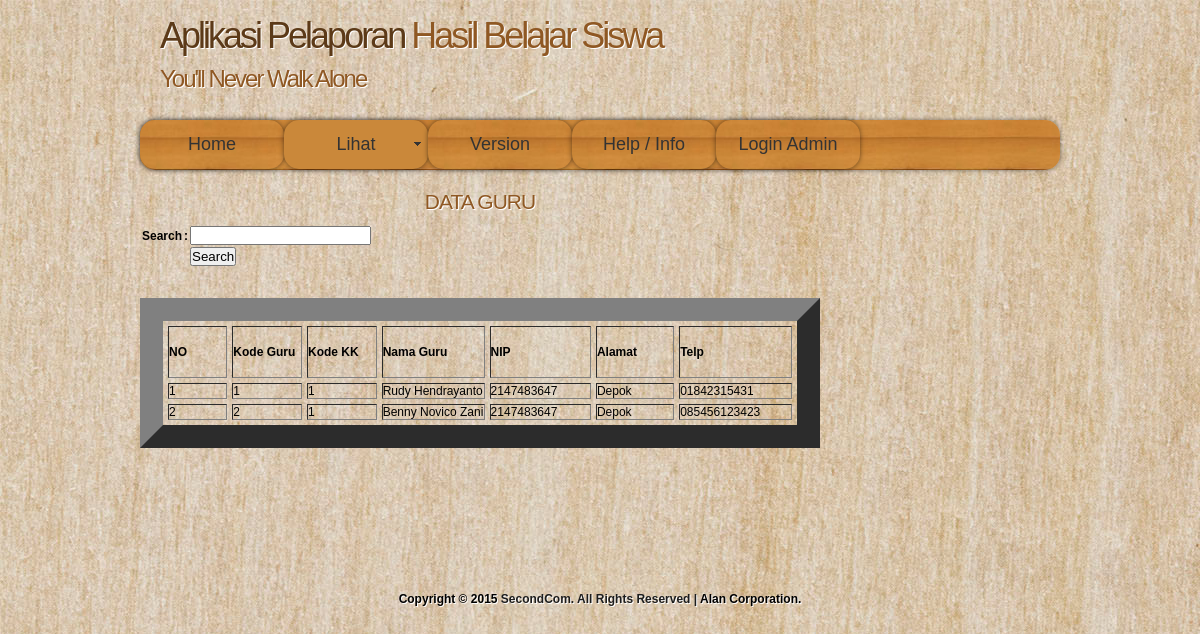
/ukAlan/user/tampil_guru.php, run on the app's committed database.
### tables this page shows
CREATE TABLE IF NOT EXISTS `guru` (
  `Kode_guru` char(5) NOT NULL,
  `Kode_kk` char(5) NOT NULL,
  `Nama_guru` varchar(20) NOT NULL,
  `NIP` char(15) NOT NULL,
  `Alamat_guru` varchar(30) NOT NULL,
  `Telp_guru` varchar(12) NOT NULL,
  PRIMARY KEY (`Kode_guru`)
);

### ukAlan/user/tampil_guru.php (the view, shortened to what this page needs)
<?php require_once('../Connections/koneksi.php'); ?>
<?php
$maxRows_guru = 10;
$pageNum_guru = 0;
$startRow_guru = $pageNum_guru * $maxRows_guru;
$query_guru = "SELECT * FROM guru";
$query_limit_guru = sprintf("%s LIMIT %d, %d", $query_guru, $startRow_guru, $maxRows_guru);
$guru = mysql_query($query_limit_guru, $koneksi) or die(mysql_error());
$row_guru = mysql_fetch_assoc($guru);
?>
<!DOCTYPE html PUBLIC "-//W3C//DTD XHTML 1.1//EN" "http://www.w3.org/TR/xhtml11/DTD/xhtml11.dtd">
<html xmlns="http://www.w3.org/1999/xhtml" xml:lang="en">
<head>
  <link rel="stylesheet" type="text/css" href="../css/style.css" />
<link href="../SpryAssets/SpryMenuBarHorizontal.css" rel="stylesheet" type="text/css" />
</head>
<body>
  <div id="main">
    <div id="header">
	  <div id="banner">
	    <div id="welcome">
	      <h1><span>Aplikasi Pelaporan</span> Hasil Belajar Siswa</h1>
	    </div>
	    <div id="welcome_slogan">
	      <h1>You'll Never Walk Alone</h1>
	    </div>
	  </div>
    </div>
	<div id="menubar">
     <ul id="MenuBar1" class="MenuBarHorizontal">
<li class="current"><a href="../index.php">Home</a></li>
         <li><a class="MenuBarItemSubmenu" href="#">Lihat</a>
    </li>
         <li><a href="version.php">Version</a></li>
          <li><a href="help.php">Help / Info</a></li>
           <li><a href="../login">Login Admin</a></li>
</ul>
</div>
</div>
	<div id="site_content">
	  <div class="sidebar_container">
      </div>
	  <div id="content">
        <div class="content_item">
        <h1><div align="center">DATA GURU</div></h1>
        <div align="left">
<form action="" method="post" enctype="multipart/form-data" name="form1">
<table width="200" border="0">
  <tr>
    <td width="47"><strong>Search</strong></td>
    <td width="10"><strong>:</strong></td>
    <td width="129">
      <label>
        <input type="text" name="search" id="search" />
      </label>
    </td>
  </tr>
  <tr>
    <td>&nbsp;</td>
    <td>&nbsp;</td>
    <td>
      <label>
        <input type="submit" name="search2" id="search2" value="Search" />
      </label>
    </td>
  </tr>
</table>
</form>
</div>
<p>&nbsp;</p>
        <div align="center">
        <table border="23" align="center" cellpadding="5" cellspacing="5">
          <tr>
            <td width="300px" height="50"><strong>NO</strong></td>
            <td width="300px" height="50"><strong>Kode Guru</strong></td>
            <td width="300px" height="50"><strong>Kode KK</strong></td>
            <td width="300px" height="50"><strong>Nama Guru</strong></td>
            <td width="300px" height="50"><strong>NIP</strong></td>
            <td width="300px" height="50"><strong>Alamat</strong></td>
            <td width="300px" height="50"><strong>Telp</strong></td>
          </tr>
          <?php
		  if ((isset($_POST['search2'])) && ($_POST['search'] != "")) {
					$search = $_POST['search'];
					$sql="SELECT * FROM guru WHERE Kode_guru='$search' OR Kode_kk='$search' OR Nama_guru='$search' OR Alamat_guru='$search' OR Telp_guru='$search' ;";
					$eksekusi_sql = mysql_query($sql,$koneksi) or die(mysql_error());
					$cari = mysql_fetch_assoc($eksekusi_sql);
			  $no = 1;
			  do { ?>
          <tr>
            <td><?php echo $no; ?></td>
            <td><?php echo $cari['Kode_guru']; ?></td>
            <td><?php echo $cari['Kode_kk']; ?></td>
            <td><?php echo $cari['Nama_guru']; ?></td>
            <td><?php echo $cari['NIP']; ?></td>
            <td><?php echo $cari['Alamat_guru']; ?></td>
            <td><?php echo $cari['Telp_guru']; ?></td>
          </tr>
          <?php
			$no++;
			} while ($cari = mysql_fetch_assoc($eksekusi_sql));
			}else{
			   $no = 1;
		  do { ?>
          <tr>
            <td><?php echo $no; ?></td>
            <td><?php echo $row_guru['Kode_guru']; ?></td>
            <td><?php echo $row_guru['Kode_kk']; ?></td>
            <td><?php echo $row_guru['Nama_guru']; ?></td>
            <td><?php echo $row_guru['NIP']; ?></td>
            <td><?php echo $row_guru['Alamat_guru']; ?></td>
            <td><?php echo $row_guru['Telp_guru']; ?></td>
          </tr>
          <?php
			$no++;
			} while ($row_guru = mysql_fetch_assoc($guru)); }?>
            </div>
		  </div>
	    </div>
		  </div>
	  <br style="clear:both"/>
  <div id="footer"><br /><br /><br /><br /><br />
  Copyright © 2015 <a href="http://www.second.com">SecondCom. All Rights Reserved | </a> Alan Corporation.
  </div>
</body>
</html>

### ukAlan/css/style.css (style rules this page uses)
html { height: 100%; }
* { margin: 0; padding: 0; }
body { background: transparent url(../images/pattern.jpg) repeat; color: #000; font-family: Arial, Helvetica, sans-serif; font-size: 12px; font-style: normal; font-weight: normal; font-variant: normal; }
p { padding: 0 0 10px 0; line-height: 1.7em; font-size: 100% }
h1, h2, h3, h4, h5, h6 { font: normal 175% Arial, Helvetica, sans-serif; color: #8F5823; text-shadow: 1px 1px #fff; letter-spacing: -1px; margin: 0 0 10px 0; }
span { color: #5C3A18; }
a, a:hover { color: #1D1D1D; background: transparent; outline: none; text-decoration: none; }
ul { margin: 2px 0 22px 30px; line-height: 1.7em; font-style: normal; font-size: 100%; }
#main, #header, #banner, #menubar, #site_content, #footer, #content_grey { margin-left: auto; margin-right: auto; }
#main { background: transparent; }
#header { width: 920px; height: 120px; background: transparent; }
#banner { width: 920px; position: relative; height: 50px; padding: 15px 0 0 0; background: transparent; }
#menubar { width: 920px; height: 50px; text-align: center; margin: 0 auto; background: transparent url(../images/menu_pattern.jpg) repeat; border-radius: 15px 15px 15px 15px; -moz-border-radius: 15px 15px 15px 15px; -webkit-border: 15px 15px 15px 15px; -webkit-box-shadow: rgba(0, 0, 0, 0.5) 0px 0px 5px; -moz-box-shadow: rgba(0, 0, 0, 0.5) 0px 0px 5px; box-shadow: rgba(0, 0, 0, 0.5) 0px 0px 5px; font-size: 18px; }
#welcome { width: 880px; float: left; height: 50px; margin: 0 auto; padding-left: 20px; background: transparent; }
#welcome_slogan { width: 880px; float: left; height: 50px; margin: 0 auto; padding-left: 20px; background: transparent; }
#welcome H1 { font: normal 300% Arial, Helvetica, sans-serif; letter-spacing: -3px; text-shadow: 1px 1px #FFF; color: #8F5823; }
#welcome_slogan H1 { font: normal 200% Arial, Helvetica, sans-serif; letter-spacing: -2px; text-shadow: 1px 1px #FFF; color: #8F5823; }
#site_content { width: 920px; overflow: hidden; margin: 0 auto; }
.sidebar_container { float: right; margin: 10px 0 0 20px; width: 215px; padding: 0; }
#content { width: 680px; margin-bottom: 20px; float: left; }
.content_item { width: 680px; margin-top: 20px; margin-bottom: 20px; }
#footer { width: 920px; height: 20px; font-weight: bold; padding-top: 20px; text-align: center; background: transparent; text-shadow: 1px 1px #fff; }
#footer a, #footer a:hover { text-decoration: none; padding-bottom: 20px; }
#footer a, #footer a:hover { text-decoration: none; }

### ukAlan/SpryAssets/SpryMenuBarHorizontal.css (style rules this page uses)
ul.MenuBarHorizontal { margin: 0; padding: 0; list-style-type: none; font-size: 100%; cursor: default; width: auto; }
ul.MenuBarHorizontal li { margin: 0; padding: 0; list-style-type: none; font-size: 100%; position: relative; text-align: left; cursor: pointer; width: 8em; float: left; }
ul.MenuBarHorizontal a { text-align: center; margin: 0 auto; background: transparent url(../images/menu_pattern.jpg) repeat; border-radius: 15px 15px 15px 15px; -moz-border-radius: 15px 15px 15px 15px; -webkit-border: 15px 15px 15px 15px; -webkit-box-shadow: rgba(0, 0, 0, 0.5) 0px 0px 5px; -moz-box-shadow: rgba(0, 0, 0, 0.5) 0px 0px 5px; box-shadow: rgba(0, 0, 0, 0.5) 0px 0px 5px; font-size: 18px; display: block; cursor: pointer; background-color: #CA883A; padding: 0.5em 0.75em; color: #333; text-decoration: none; }
ul.MenuBarHorizontal a.MenuBarItemSubmenu { background-image: url(SpryMenuBarDown.gif); background-repeat: no-repeat; background-position: 95% 50%; }

### data on the page
guru: Kode_guru "1", Kode_kk "1", Nama_guru "Rudy Hendrayanto", NIP "2147483647", Alamat_guru "Depok", Telp_guru "01842315431"
guru: Kode_guru "2", Kode_kk "1", Nama_guru "Benny Novico Zani", NIP "2147483647", Alamat_guru "Depok", Telp_guru "085456123423"
